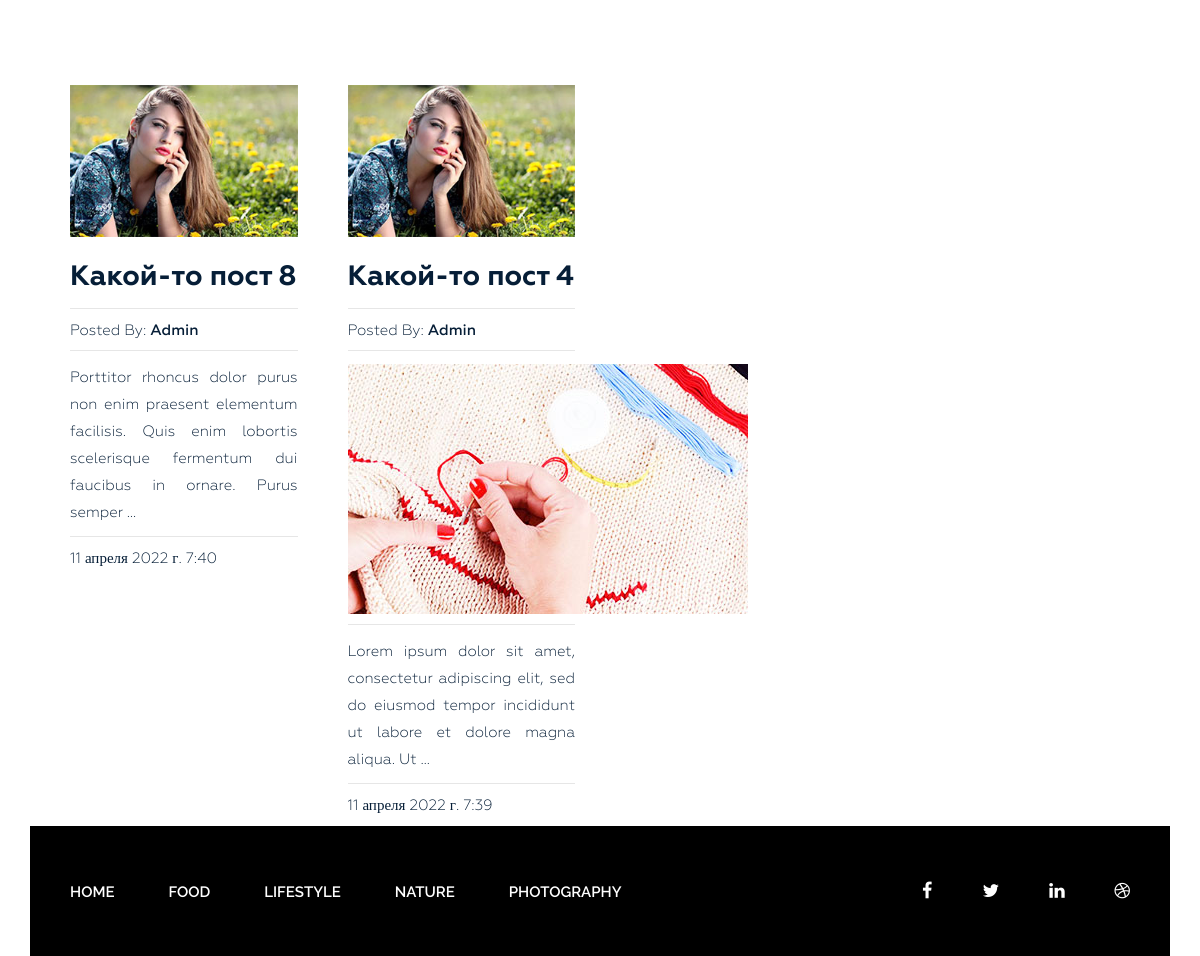
The app's page /category/photography/ (lower part), older data.
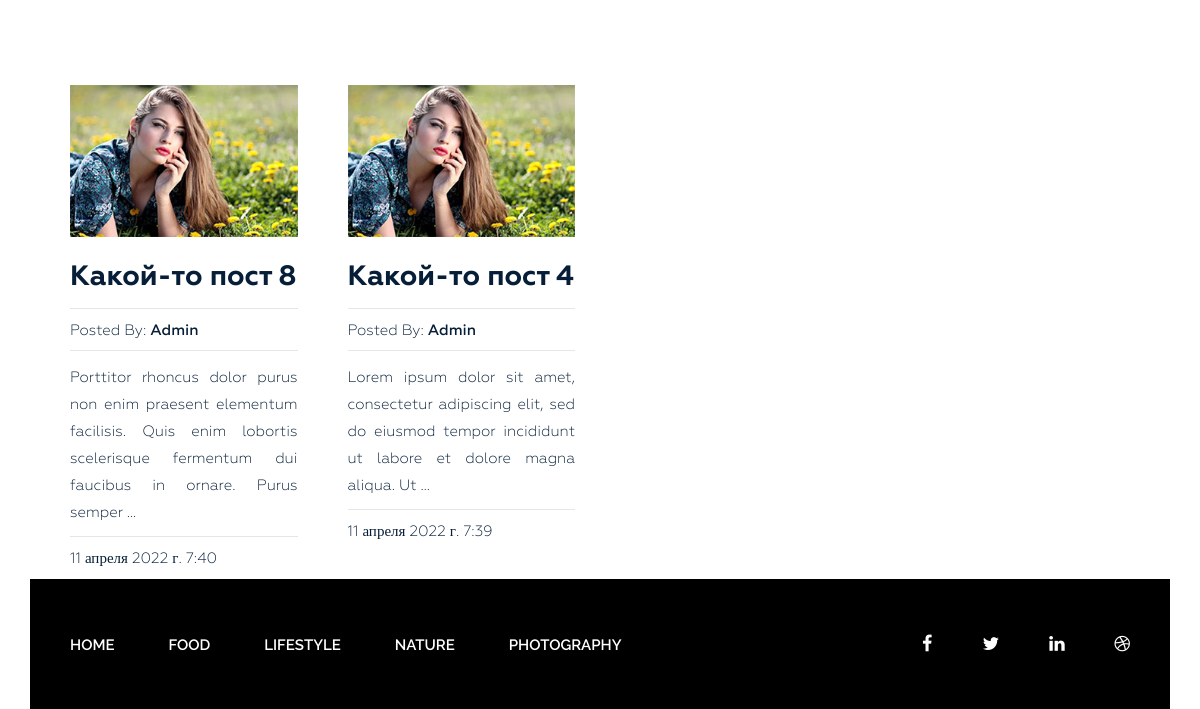
The same page, newer data.
### blog/models.py (models this page shows, shortened)
class Post(models.Model):
    title = models.CharField(max_length=255, verbose_name='Название поста')
    slug = models.SlugField(max_length=255, verbose_name='Url Поста', unique=True)
    author = models.CharField(max_length=100, verbose_name='Автор поста')
    content = models.TextField(verbose_name='Контент', blank=True)
    created_at = models.DateTimeField(auto_now_add=True, verbose_name='Опубликована')
    photo = models.ImageField(upload_to=f'photos/%Y/%m/%d/', blank=True, verbose_name='Пусть к фото')
    views = models.IntegerField(default=0, verbose_name='Количество просмотров')
    category = models.ForeignKey('Category', on_delete=models.PROTECT, related_name='posts', verbose_name='Категория')
    tags = models.ManyToManyField('Tag', blank=True, related_name='posts')
    def get_absolute_url(self):
        return reverse("post", kwargs={"slug": self.slug})
    class Meta:
        verbose_name = 'Пост'
        verbose_name_plural = 'Посты'
        ordering = ['-created_at']

### blog/views.py (the view)
# urls.py: path('category/<str:slug>/', PostByCategory.as_view(), name='category'),
class PostByCategory(ListView):
    template_name = 'blog/index.html'
    context_object_name = 'posts'
    paginate_by = 2
    allow_empty = False
    def get_queryset(self):
        return Post.objects.filter(category__slug=self.kwargs['slug'])
    def get_context_data(self, **kwargs):
        context = super().get_context_data(**kwargs)
        context['title'] = Category.objects.get(slug=self.kwargs['slug'])
        return context

### blog/models.py (called while the page is built)
    def __str__(self):
        return self.title

    def get_absolute_url(self):
        return reverse("category", kwargs={"slug": self.slug})

### blog/templatetags/menu.py (called while the page is built)
@register.inclusion_tag('blog/menu_tpl.html')
def show_menu(menu_class='menu'):
    categories = Category.objects.all()
    return {'categories': categories, 'menu_class': menu_class}

### blog/templates/blog/index.html (shortened to what this page needs)
{% extends 'base.html' %}
{% load static %}
{% block content %}
<section class="blog-post-area">
    <div class="container">
        <div class="row">
            <div class="blog-post-area-style">
                {% for post in posts %}
                <div class="col-md-3">
                    <div class="single-post">
                        {% if post.photo %}
                            <img src="{{ post.photo.url }}" alt="{{ post.title }}">
                        {% else %}
                            <img src="https://yes-books.ru/image/catalog/Family%20and%20Friends/net.jpg" alt="{{ post.title }}">
                        {% endif %}
                        <h3><a href="{{ post.get_absolute_url }}">{{ post.title }}</a></h3>
                        {% if post.author %}
                            <h4><span>Posted By: <span class="author-name">{{ post.author }}</span></span></h4>
                        {% else %}
                            <h4><span>Posted By: <span class="author-name">Admin</span></span></h4>
                        {% endif %}
                        {{ post.content|truncatewords_html:20|safe }}
                        <h4><span>{{ post.created_at }}</span></h4>
                    </div>
                </div>
                {% endfor %}
            </div>
        </div>
    </div>
</section>
{% endblock %}

Row changes from the older to the newer data that the page shows:
changed Post "Какой-то пост 4": content: picture removed
